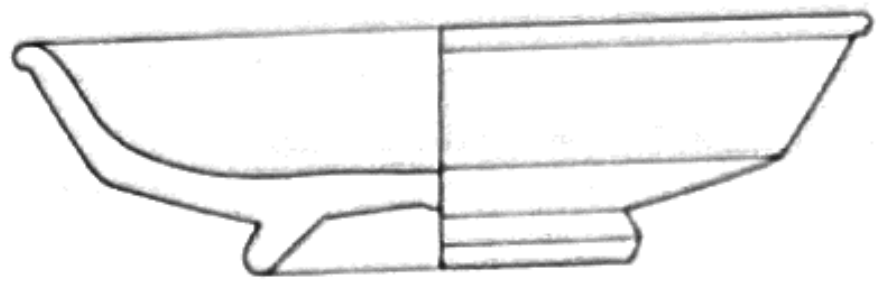
#> input picture data/typology/Drag18-31.png, 886 x 290 px
$ python -i utils.py   (imports and definitions only)
#> lines starting #> are read from the running program, lines starting #| are printed output that depends on the picture; after the words box and inside, x2 and y2 are one past the last pixel; in counts of white or black regions, pixels touching at a corner belong together
#> further down, picture is the input picture: shape (290, 886, 3); min 17, max 255, mean 242.2
"""Provide utility functions for image operations, directory creation and config file."""

from pathlib import Path
import re
import shutil
import yaml
import cv2
import numpy as np


# [121 lines left out: functions normalize_name, load_image_gray, load_config, safe_to_delete, create_dir, get_points and 2 more, not called in this run]


def crop_to_content(img, padding=8):
    """Crop an image to its non-white content."""
#> called with padding = 8

    gray = cv2.cvtColor(img, cv2.COLOR_BGR2GRAY) if len(img.shape) == 3 else img

    _, thresh = cv2.threshold(gray, 127, 255, cv2.THRESH_BINARY_INV)
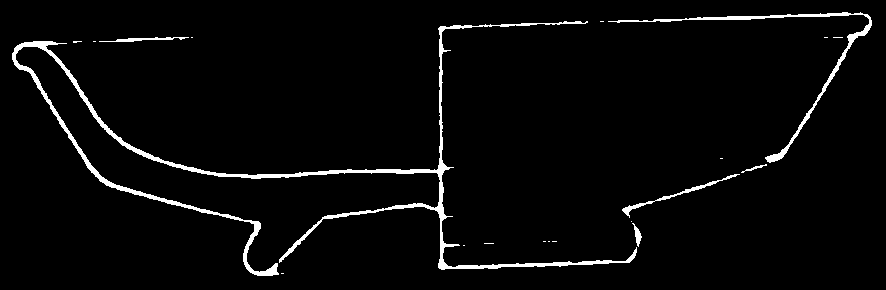
#> thresh: shape (290, 886); 3.3% white; 20 white regions (14 under 20 px), largest, box (x1, y1, x2, y2) and area: (12, 21, 637, 276) 6223, (608, 12, 872, 163) 1431, (622, 174, 740, 218) 364, (99, 37, 189, 42) 195, (632, 223, 642, 247) 95, (741, 164, 767, 173) 53

    coords = cv2.findNonZero(thresh)
#> coords = contour of 8426 points, box (x1, y1, x2, y2) (12, 12, 872, 276), area 28346
    if coords is None:
        return img

    x, y, w, h = cv2.boundingRect(coords)
#> x = 12; y = 12; w = 860; h = 264

    img_h, img_w = img.shape[:2]
#> img_h = 290; img_w = 886
    x_start = max(0, x - padding)
#> x_start = 4
    y_start = max(0, y - padding)
#> y_start = 4
    x_end = min(img_w, x + w + padding)
#> x_end = 880
    y_end = min(img_h, y + h + padding)
#> y_end = 284

    return img[y_start:y_end, x_start:x_end]
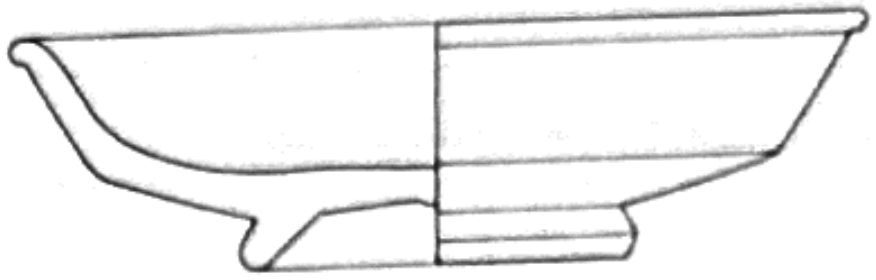
#> returned value: shape (280, 876, 3); min 17, max 255, mean 241.5


# [71 lines left out: functions params_to_matrix, matrix_to_params, remove_shard_base, not called in this run]

>>> import cv2
>>> picture = cv2.imread('../data/typology/Drag18-31.png')
>>> result = crop_to_content(picture)

$ run again, on data/typology/Drag32.png
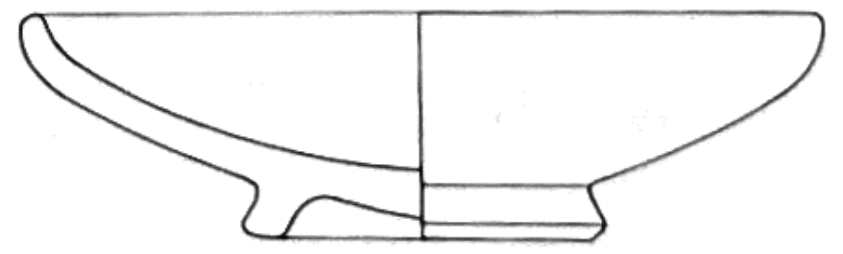
#> input picture data/typology/Drag32.png, 843 x 254 px
#> picture is the input picture: shape (254, 843, 3); min 5, max 255, mean 245
#> in crop_to_content, `_, thresh = cv2.threshold(gray, 127, 255, cv2.THRESH_BINARY_INV)`:
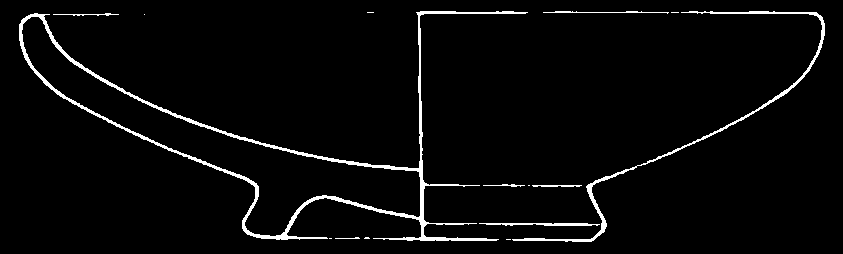
#> thresh: shape (254, 843); 3.4% white; 15 white regions (7 under 20 px), largest, box (x1, y1, x2, y2) and area: (19, 11, 528, 241) 4940, (512, 11, 825, 242) 1586, (479, 223, 600, 226) 272
#> coords = contour of 7253 points, box (x1, y1, x2, y2) (19, 11, 825, 242), area 18582
#> x = 19; y = 11; w = 806; h = 231
#> x_start = 11
#> y_start = 3
#> x_end = 833
#> y_end = 250
#> in crop_to_content, `return img[y_start:y_end, x_start:x_end]`:
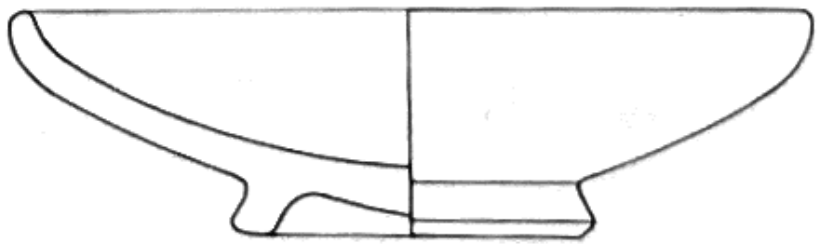
#> returned value: shape (247, 822, 3); min 5, max 255, mean 244.4

$ run again, on data/typology/Drag33.png
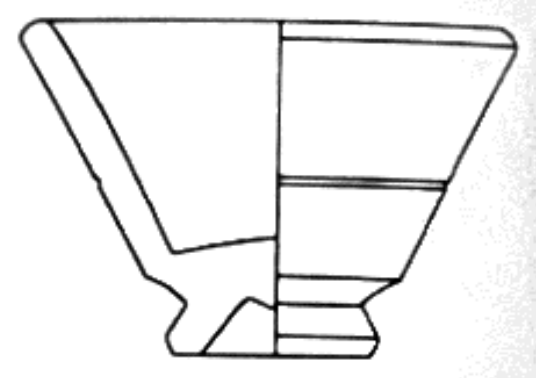
#> input picture data/typology/Drag33.png, 536 x 378 px
#> picture is the input picture: shape (378, 536, 3); min 0, max 255, mean 239.6
#> in crop_to_content, `_, thresh = cv2.threshold(gray, 127, 255, cv2.THRESH_BINARY_INV)`:
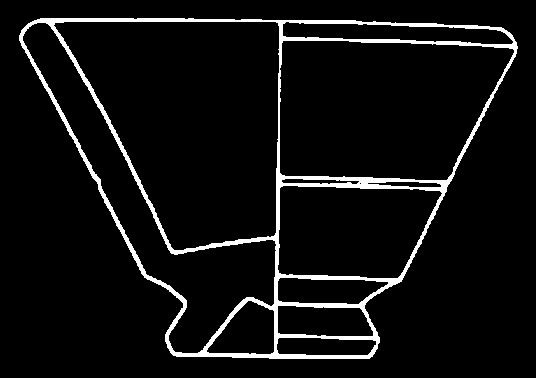
#> thresh: shape (378, 536); 6% white; 1 white region, box (x1, y1, x2, y2) and area: (19, 18, 518, 359) 12074
#> coords = contour of 12074 points, box (x1, y1, x2, y2) (19, 18, 518, 359), area 22472
#> x = 19; y = 18; w = 499; h = 341
#> x_start = 11
#> y_start = 10
#> x_end = 526
#> y_end = 367
#> in crop_to_content, `return img[y_start:y_end, x_start:x_end]`:
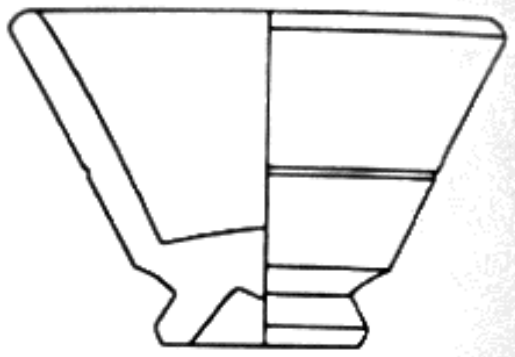
#> returned value: shape (357, 515, 3); min 0, max 255, mean 238.4

$ run again, on data/typology/Drag37R.png
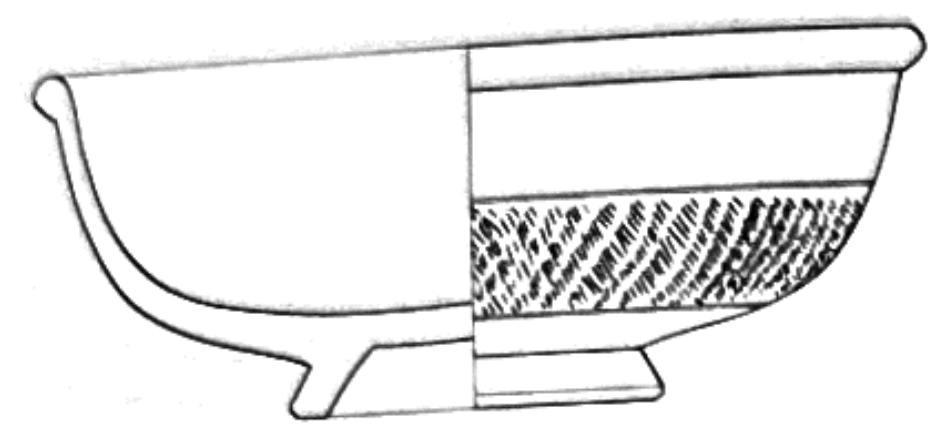
#> input picture data/typology/Drag37R.png, 945 x 442 px
#> picture is the input picture: shape (442, 945, 3); min 0, max 255, mean 235.3
#> in crop_to_content, `_, thresh = cv2.threshold(gray, 127, 255, cv2.THRESH_BINARY_INV)`:
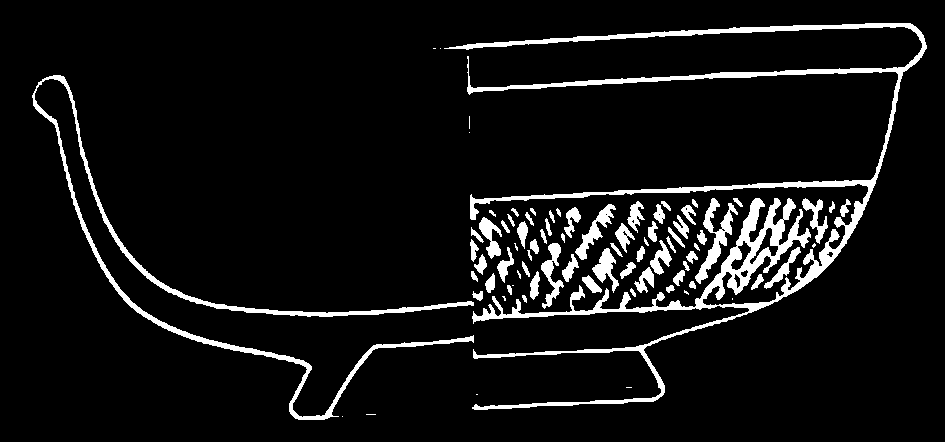
#> thresh: shape (442, 945); 7.3% white; 80 white regions (15 under 20 px), largest, box (x1, y1, x2, y2) and area: (444, 23, 927, 410) 15611, (32, 75, 474, 420) 5574, (695, 198, 738, 284) 1026
#> coords = contour of 30499 points, box (x1, y1, x2, y2) (32, 23, 927, 420), area 38566
#> x = 32; y = 23; w = 895; h = 397
#> x_start = 24
#> y_start = 15
#> x_end = 935
#> y_end = 428
#> in crop_to_content, `return img[y_start:y_end, x_start:x_end]`:
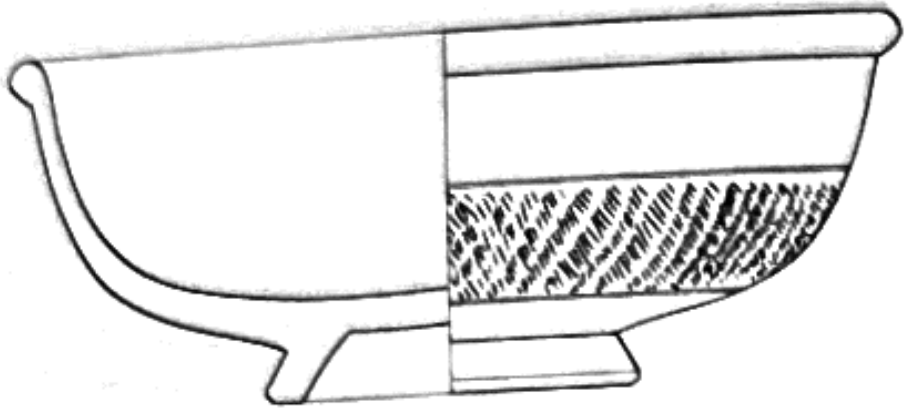
#> returned value: shape (413, 911, 3); min 0, max 255, mean 233.1
